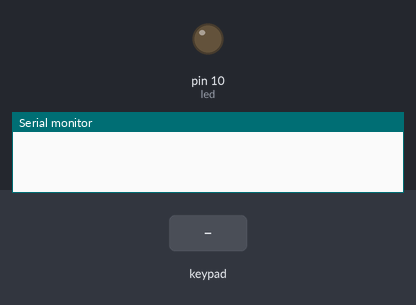
The sketch below on a simulated Arduino Uno, built with avr-gcc and run on an emulated ATmega328P. Parts: output pins drawn as LEDs (lit = HIGH), the last lines printed to the serial monitor. The test bench sets the inputs (shaded band).

Above: at 1.2 s.
1.3 s: key '#' pressed
At 2.4 s:
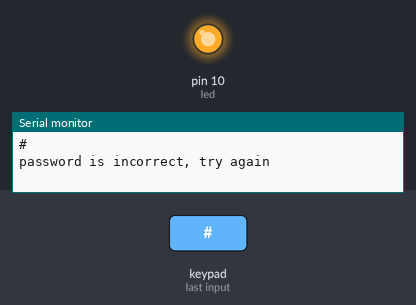
4.3 s: keypad keys 1 5 7 pressed 0.4 s apart
7.0 s: key 'A' pressed
8.5 s: keypad keys 1 5 7 * pressed 0.4 s apart
11.6 s: key 'B' pressed
13.1 s: keypad keys 1 5 7 D pressed 0.4 s apart
Timing chart, 0 to 16.1 s (numbered marks = the images above; inputs shaded):
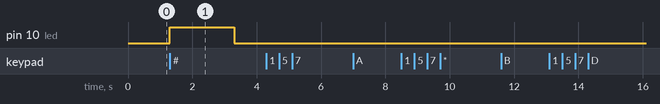

The sketch:

keypad.ino
```cpp
#include <Keypad.h>


int led = 10;
const int ROW_NUM = 4; //four rows
const int COLUMN_NUM = 4; //four columns
const String val= "157";
String input_password;
char keys[ROW_NUM][COLUMN_NUM] = {
  {'1','2','3', 'A'},
  {'4','5','6', 'B'},
  {'7','8','9', 'C'},
  {'*','0','#', 'D'}
};

byte pin_rows[ROW_NUM] = {9, 8, 7, 6}; //connect to the row pinouts of the keypad
byte pin_column[COLUMN_NUM] = {5, 4, 3, 2}; //connect to the column pinouts of the keypad

Keypad keypad = Keypad( makeKeymap(keys), pin_rows, pin_column, ROW_NUM, COLUMN_NUM );

void setup(){
  Serial.begin(9600);
  pinMode(led, OUTPUT);
  input_password.reserve(32);
}

void loop(){
  char key = keypad.getKey();


 if (key){
    Serial.println(key);

    if(key == '*') {
      input_password = ""; // clear input password
    } else if(key == '#') {
      if(val == input_password) {
        delay(1000);
        Serial.println("password is correct");
        // DO YOUR WORK HERE

      } else {
        Serial.println("password is incorrect, try again");
        digitalWrite(led, HIGH);
        delay(2000);
        digitalWrite(led, LOW);
      }

      input_password = ""; // clear input password
    } else {
      input_password += key; // append new character to input password string
    }
  }
}

void delai(){
  input_password.reserve(32);
  delay(2000);
  input_password = "";

  }
```

Measured:
- after the input at 1.3 s, pin 10 (led): LOW → HIGH at once, → LOW 2.0 s later
